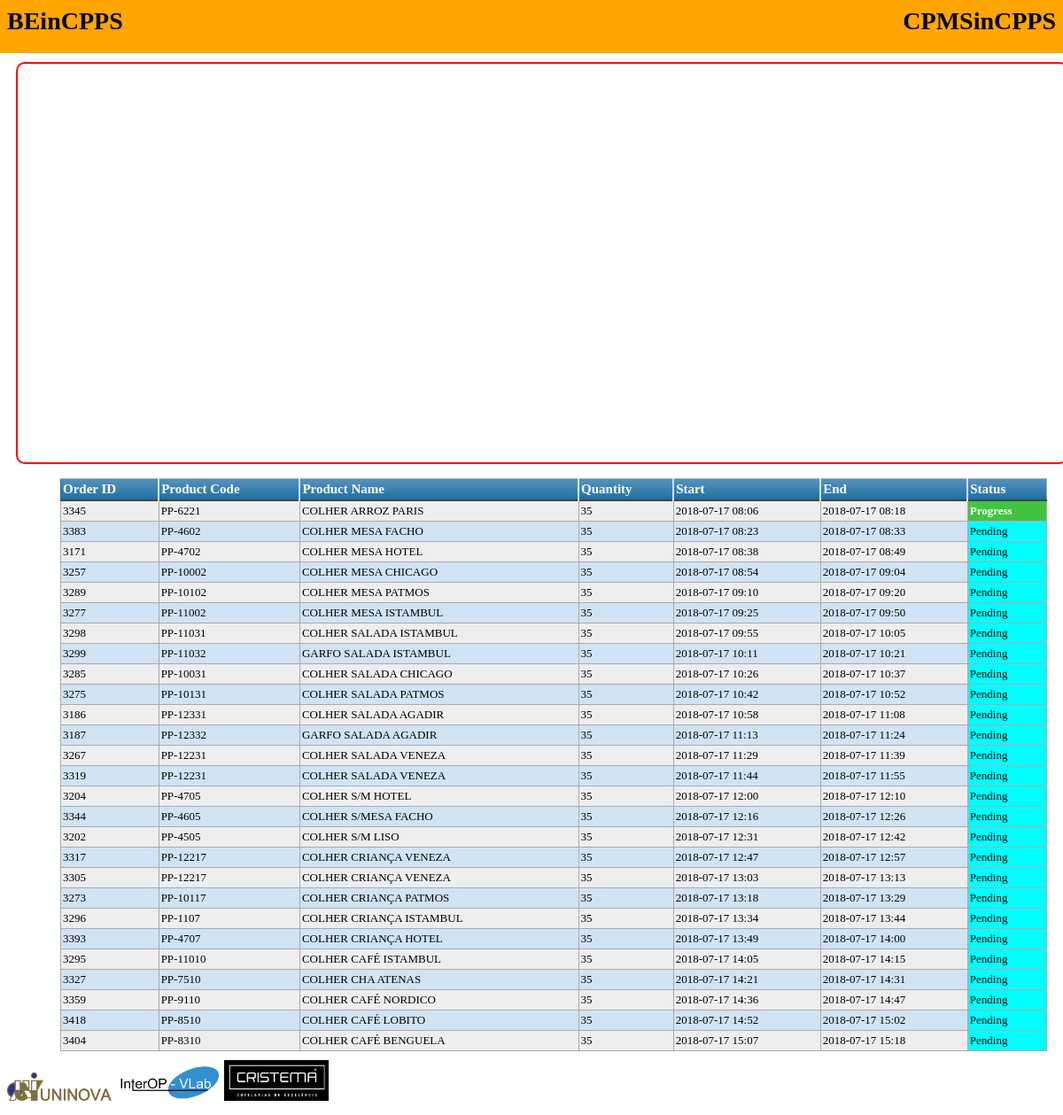
The page / on the database its author committed.
### optimizer/models.py (models this page shows, shortened)
class ScheduledActivity(models.Model):
    class Meta:
        verbose_name_plural = 'Activities'
    order_id = models.CharField(max_length=100)
    product_id = models.CharField(max_length=100)
    product_name = models.CharField(max_length=100)
    quantity=models.IntegerField(null=True)
    start_datetime = models.CharField(max_length=100)
    end_datetime = models.CharField(max_length=100)
    activitytype = models.CharField(max_length=1)
    status=models.CharField(max_length=1)
    created_on = models.DateTimeField(auto_now_add=True)
    last_updated_on = models.DateTimeField(auto_now=True)

### optimizer/views.py (the view)
# urls.py: path('', views.index, name='index'),
def index(request):
    return render(request, 'index.html', {'schedule': 'schedule.png', 'orders': ScheduledActivity.objects.all()})

### optimizer/views.py (called while the page is built)
@register.filter
def get_task_status(status):
    if status == '0':
        return 'Pending'
    elif status == '1':
        return 'Progress'
    else:
        return 'Completed'

### templates/index.html (shortened to what this page needs)
{% extends 'base.html' %}
{% block content %}
<div style="height:450px">
    <iframe src="static/schedule.html" style="    width: 100%;
    height: 100%;
    border: 2px solid red;
    border-radius: 10px;
    margin-top: 10px;
    margin-left: 10px;
}">
    </iframe>
</div>
<div style="margin-left: 50px; padding:10px; margin-top: 20px">
    <table class="blueTable">
        <thead>
        <tr>
            <th>Order ID</th>
            <th>Product Code</th>
            <th>Product Name</th>
            <th>Quantity</th>
            <th>Start</th>
            <th>End</th>
            <th>Status</th>
        </tr>
        </thead>
        <tbody>
        {% for o in orders %}
        <tr>
            <td>{{o.order_id}}</td>
            <td>{{o.product_id}}</td>
            <td>{{o.product_name}}</td>
            <td>{{o.quantity}}</td>
            <td>{{o.start_datetime}}</td>
            <td>{{o.end_datetime}}</td>
            <td class="{{ o.status|get_task_status }}">{{ o.status|get_task_status }}</td>
        </tr>
        {% endfor %}
        </tbody>
    </table>
</div>
{% endblock %}

### templates/index.html (style rules this page uses)
table.blueTable { border: 1px solid #1C6EA4; background-color: #EEEEEE; width: 100%; text-align: left; border-collapse: collapse; }
table.blueTable td, table.blueTable th { border: 1px solid #AAAAAA; padding: 3px 2px; }
table.blueTable tbody td { font-size: 13px; }
table.blueTable tr:nth-child(even) { background: #D0E4F5; }
table.blueTable thead { background: #1C6EA4; background: -moz-linear-gradient(top, #5592bb 0%, #327cad 66%, #1C6EA4 100%); background: -webkit-linear-gradient(top, #5592bb 0%, #327cad 66%, #1C6EA4 100%); background: linear-gradient(to bottom, #5592bb 0%, #327cad 66%, #1C6EA4 100%); border-bottom: 2px solid #444444; }
table.blueTable thead th { font-size: 15px; font-weight: bold; color: #FFFFFF; border-left: 2px solid #D0E4F5; }
table.blueTable thead th:first-child { border-left: none; }
.Progress { background: #04b504ba; font-weight: bold; color: white; }
.Pending { background: aqua; }

### rows shown on the page
ScheduledActivity: order_id "3345", product_id "PP-6221", product_name "COLHER ARROZ PARIS", quantity "35", start_datetime "2018-07-17 08:06", end_datetime "2018-07-17 08:18", status|get_task_status "Progress"
ScheduledActivity: order_id "3383", product_id "PP-4602", product_name "COLHER MESA FACHO", quantity "35", start_datetime "2018-07-17 08:23", end_datetime "2018-07-17 08:33", status|get_task_status "Pending"
ScheduledActivity: order_id "3171", product_id "PP-4702", product_name "COLHER MESA HOTEL", quantity "35", start_datetime "2018-07-17 08:38", end_datetime "2018-07-17 08:49", status|get_task_status "Pending"
ScheduledActivity: order_id "3257", product_id "PP-10002", product_name "COLHER MESA CHICAGO", quantity "35", start_datetime "2018-07-17 08:54", end_datetime "2018-07-17 09:04", status|get_task_status "Pending"
ScheduledActivity: order_id "3289", product_id "PP-10102", product_name "COLHER MESA PATMOS", quantity "35", start_datetime "2018-07-17 09:10", end_datetime "2018-07-17 09:20", status|get_task_status "Pending"
ScheduledActivity: order_id "3277", product_id "PP-11002", product_name "COLHER MESA ISTAMBUL", quantity "35", start_datetime "2018-07-17 09:25", end_datetime "2018-07-17 09:50", status|get_task_status "Pending"
ScheduledActivity: order_id "3298", product_id "PP-11031", product_name "COLHER SALADA ISTAMBUL", quantity "35", start_datetime "2018-07-17 09:55", end_datetime "2018-07-17 10:05", status|get_task_status "Pending"
ScheduledActivity: order_id "3299", product_id "PP-11032", product_name "GARFO SALADA ISTAMBUL", quantity "35", start_datetime "2018-07-17 10:11", end_datetime "2018-07-17 10:21", status|get_task_status "Pending"
ScheduledActivity: order_id "3285", product_id "PP-10031", product_name "COLHER SALADA CHICAGO", quantity "35", start_datetime "2018-07-17 10:26", end_datetime "2018-07-17 10:37", status|get_task_status "Pending"
ScheduledActivity: order_id "3275", product_id "PP-10131", product_name "COLHER SALADA PATMOS", quantity "35", start_datetime "2018-07-17 10:42", end_datetime "2018-07-17 10:52", status|get_task_status "Pending"
ScheduledActivity: order_id "3186", product_id "PP-12331", product_name "COLHER SALADA AGADIR", quantity "35", start_datetime "2018-07-17 10:58", end_datetime "2018-07-17 11:08", status|get_task_status "Pending"
ScheduledActivity: order_id "3187", product_id "PP-12332", product_name "GARFO SALADA AGADIR", quantity "35", start_datetime "2018-07-17 11:13", end_datetime "2018-07-17 11:24", status|get_task_status "Pending"
ScheduledActivity: order_id "3267", product_id "PP-12231", product_name "COLHER SALADA VENEZA", quantity "35", start_datetime "2018-07-17 11:29", end_datetime "2018-07-17 11:39", status|get_task_status "Pending"
ScheduledActivity: order_id "3319", product_id "PP-12231", product_name "COLHER SALADA VENEZA", quantity "35", start_datetime "2018-07-17 11:44", end_datetime "2018-07-17 11:55", status|get_task_status "Pending"
ScheduledActivity: order_id "3204", product_id "PP-4705", product_name "COLHER S/M HOTEL", quantity "35", start_datetime "2018-07-17 12:00", end_datetime "2018-07-17 12:10", status|get_task_status "Pending"
ScheduledActivity: order_id "3344", product_id "PP-4605", product_name "COLHER S/MESA FACHO", quantity "35", start_datetime "2018-07-17 12:16", end_datetime "2018-07-17 12:26", status|get_task_status "Pending"
ScheduledActivity: order_id "3202", product_id "PP-4505", product_name "COLHER S/M LISO", quantity "35", start_datetime "2018-07-17 12:31", end_datetime "2018-07-17 12:42", status|get_task_status "Pending"
ScheduledActivity: order_id "3317", product_id "PP-12217", product_name "COLHER CRIANÇA VENEZA", quantity "35", start_datetime "2018-07-17 12:47", end_datetime "2018-07-17 12:57", status|get_task_status "Pending"
ScheduledActivity: order_id "3305", product_id "PP-12217", product_name "COLHER CRIANÇA VENEZA", quantity "35", start_datetime "2018-07-17 13:03", end_datetime "2018-07-17 13:13", status|get_task_status "Pending"
ScheduledActivity: order_id "3273", product_id "PP-10117", product_name "COLHER CRIANÇA PATMOS", quantity "35", start_datetime "2018-07-17 13:18", end_datetime "2018-07-17 13:29", status|get_task_status "Pending"
ScheduledActivity: order_id "3296", product_id "PP-1107", product_name "COLHER CRIANÇA ISTAMBUL", quantity "35", start_datetime "2018-07-17 13:34", end_datetime "2018-07-17 13:44", status|get_task_status "Pending"
ScheduledActivity: order_id "3393", product_id "PP-4707", product_name "COLHER CRIANÇA HOTEL", quantity "35", start_datetime "2018-07-17 13:49", end_datetime "2018-07-17 14:00", status|get_task_status "Pending"
ScheduledActivity: order_id "3295", product_id "PP-11010", product_name "COLHER CAFÉ ISTAMBUL", quantity "35", start_datetime "2018-07-17 14:05", end_datetime "2018-07-17 14:15", status|get_task_status "Pending"
ScheduledActivity: order_id "3327", product_id "PP-7510", product_name "COLHER CHA ATENAS", quantity "35", start_datetime "2018-07-17 14:21", end_datetime "2018-07-17 14:31", status|get_task_status "Pending"
ScheduledActivity: order_id "3359", product_id "PP-9110", product_name "COLHER CAFÉ NORDICO", quantity "35", start_datetime "2018-07-17 14:36", end_datetime "2018-07-17 14:47", status|get_task_status "Pending"
ScheduledActivity: order_id "3418", product_id "PP-8510", product_name "COLHER CAFÉ LOBITO", quantity "35", start_datetime "2018-07-17 14:52", end_datetime "2018-07-17 15:02", status|get_task_status "Pending"
ScheduledActivity: order_id "3404", product_id "PP-8310", product_name "COLHER CAFÉ BENGUELA", quantity "35", start_datetime "2018-07-17 15:07", end_datetime "2018-07-17 15:18", status|get_task_status "Pending"
